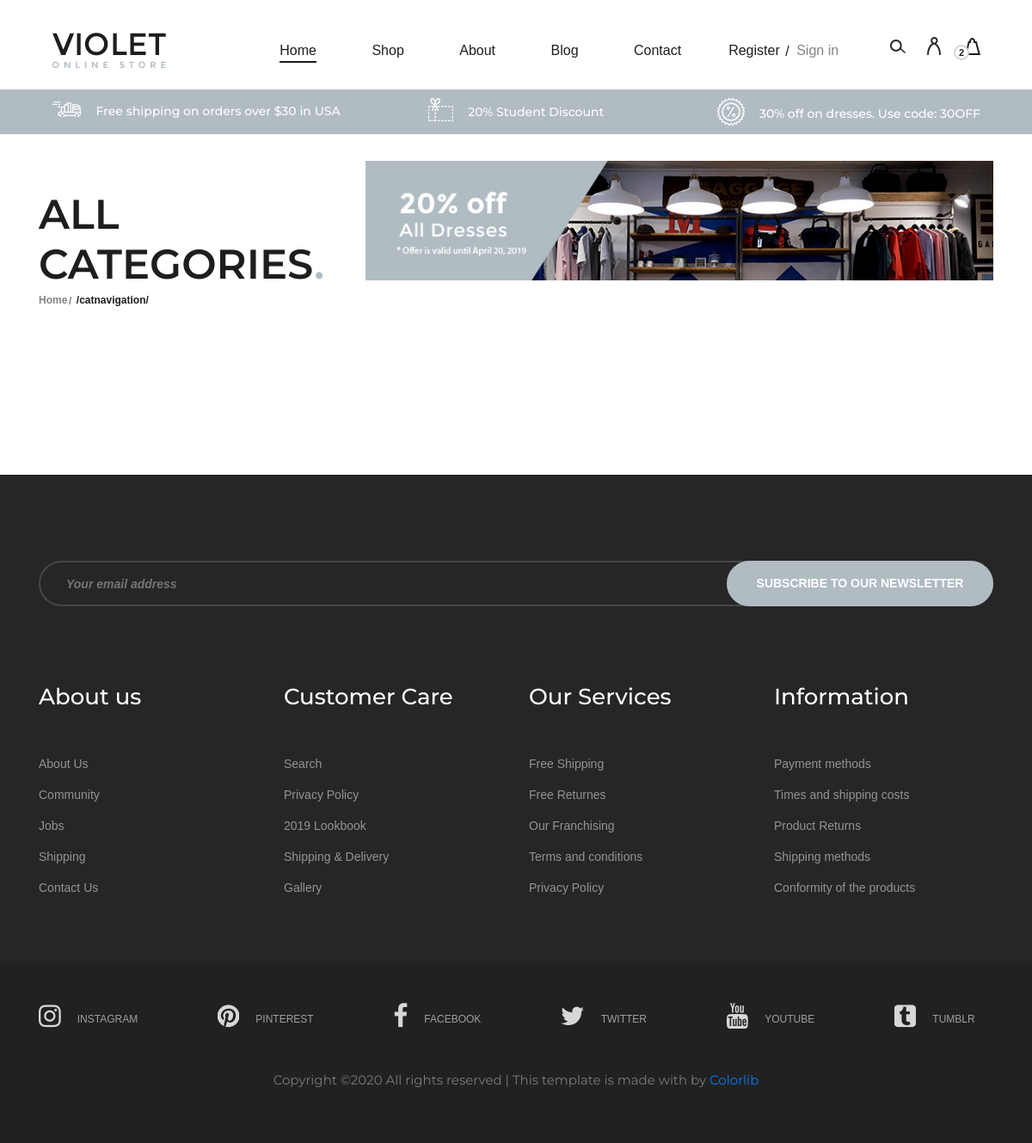
Before: /catnavigation/ with the older database file.
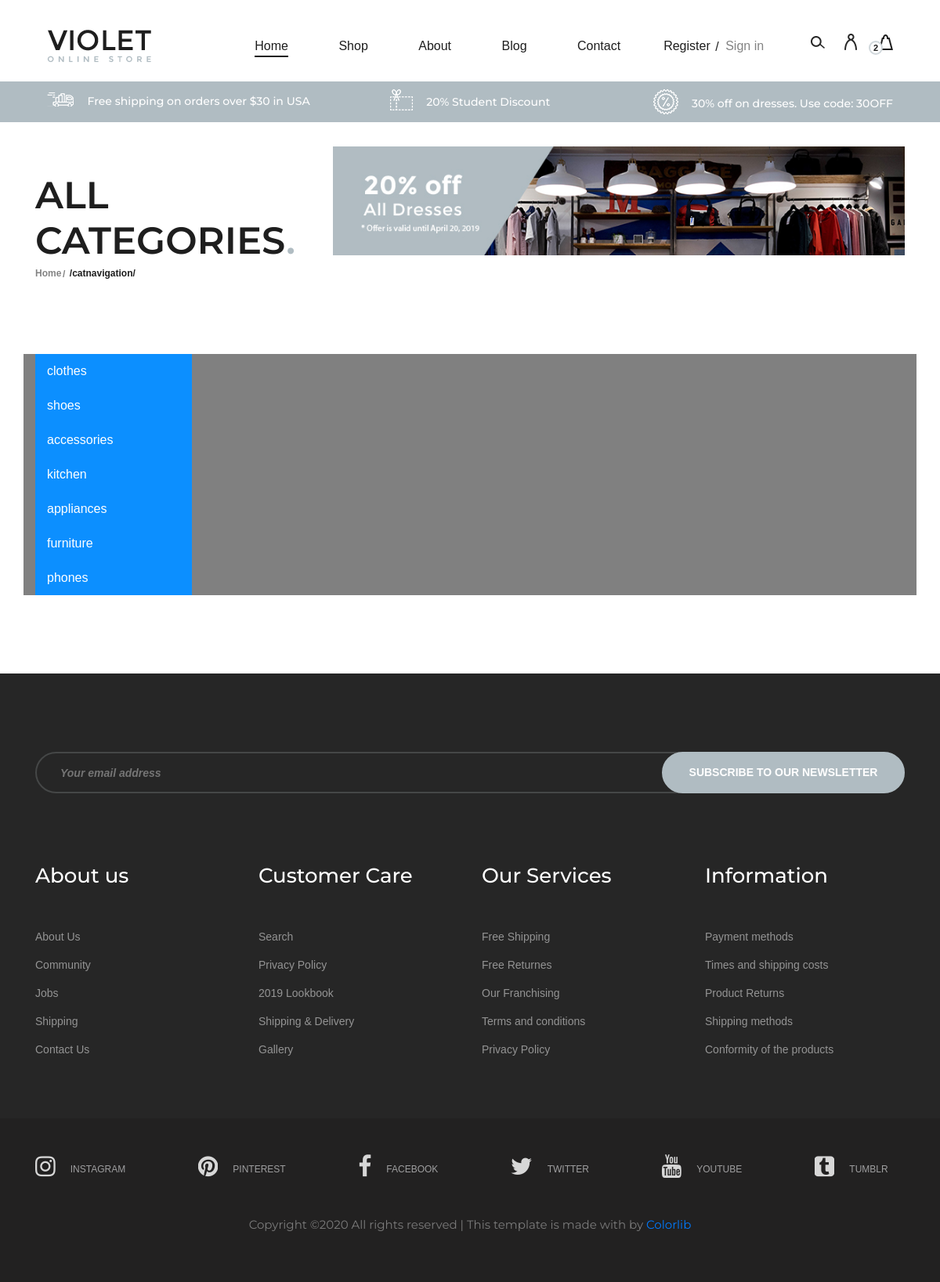
After: the same page with the newer database file.
### home/models.py (models this page shows, shortened)
class ProductCategory(models.Model):
    categoryName                =  models.CharField(max_length=100,default="clothes")
    categoryDescription         =  models.CharField(max_length=100 ,default="shirt")
    def get_absolute_url(self):
        return reverse("category",kwargs={"category_id":self.id})

### home/views.py (the view)
# urls.py: path('catnavigation/',categoriesNavView,name='categorynav'),
def categoriesNavView(request):
     queryset=ProductCategory.objects.all()
     context={
        'object_list':queryset,
    }
     return render(request,"categoriesnav.html",context)

### home/models.py (called while the page is built)
    def get_absolute_url(self):
        return reverse("subcategory",kwargs={"subcategory_id":self.id})

    def get_absolute_url(self):
        return reverse("product",kwargs={"product_id":self.id})

### templates/categoriesnav.html (shortened to what this page needs)
{% extends "required/base.html" %}
{% load static %}
{% block content %}
    <section class="page-add">
        <div class="container">
            <div class="row">
                <div class="col-lg-4">
                    <div class="page-breadcrumb">
                        <h2>ALL CATEGORIES<span>.</span></h2>
                        <a href="{% url 'category'  %}">Home</a>
                            <a class="active" href="{% url 'category' %}">{{request.path}}</a>
                    </div>
                </div>
                <div class="col-lg-8">
                    <img src="{% static 'img/add.jpg' %}" alt="">
                </div>
            </div>
        </div>
    </section>
    <section class="categories-page spad">
<div class="container" style="background-color:gray">
<nav id="menu">
        <ul class="parent-menu list-group">
            {% for p in object_list.all  %}
            <li class="list-item"><a href="{{ p.get_absolute_url }}">{{p.categoryName }}</a>
                <ul>
                     {% for j in p.productCategory.all %}
                    <li><a href="{{j.get_absolute_url}}">{{j.subCategoryName}}</a>
                    </li>
                     {% endfor %}
                </ul>
            </li>
            {% endfor %}
         </ul>
      </nav>
</div>
    </section>
{% endblock  %}

Changed rows visible on the page:
added ProductCategory: categoryName "clothes"
added ProductCategory: categoryName "shoes"
added ProductCategory: categoryName "accessories"
added ProductCategory: categoryName "kitchen"
added ProductCategory: categoryName "appliances"
added ProductCategory: categoryName "furniture"
added ProductCategory: categoryName "phones"
